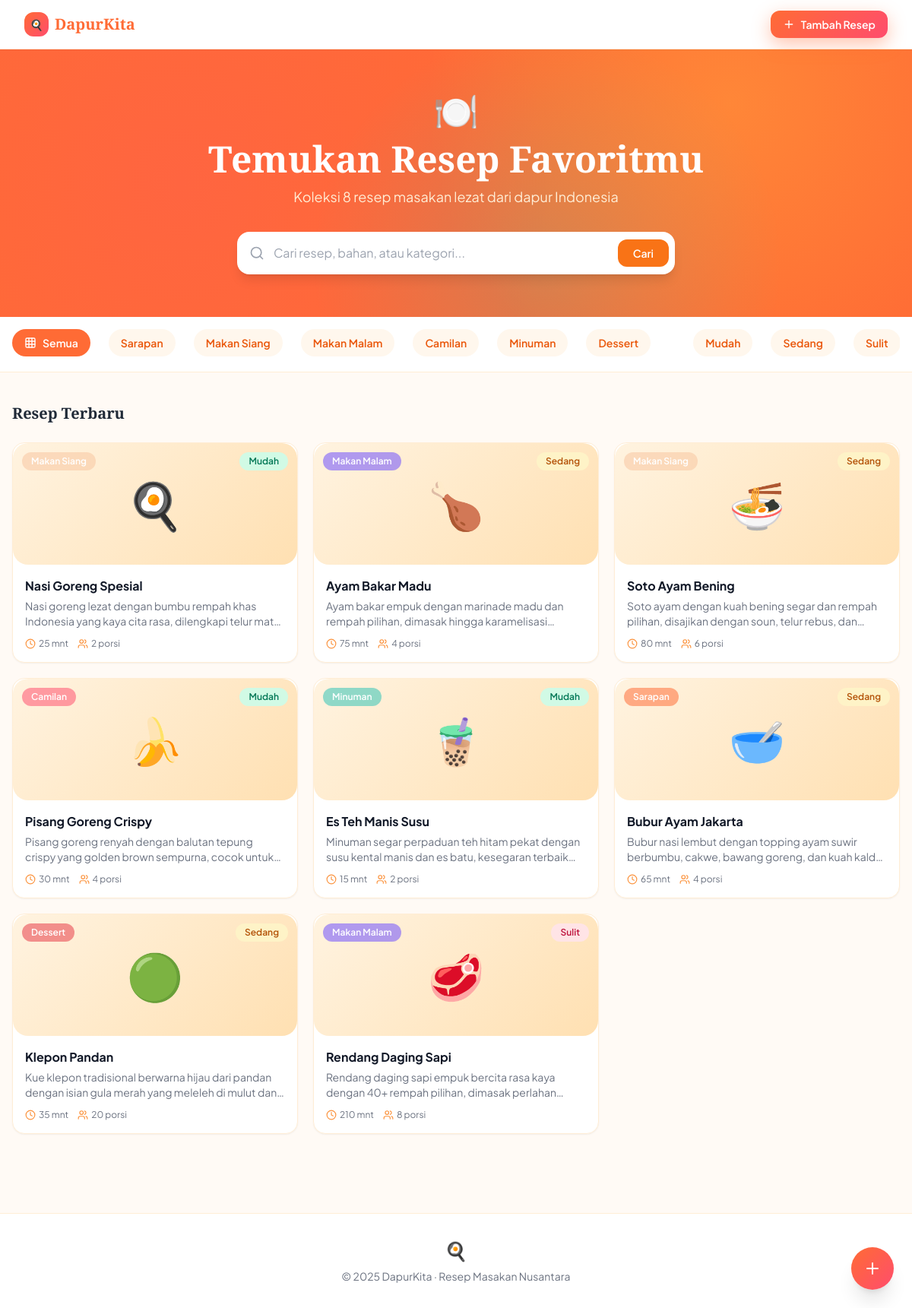
The page / on the database its author committed.
### tables this page shows
CREATE TABLE categories (
        id INTEGER PRIMARY KEY AUTOINCREMENT,
        name TEXT NOT NULL,
        icon TEXT NOT NULL,
        color TEXT NOT NULL
    );

CREATE TABLE recipes (
        id INTEGER PRIMARY KEY AUTOINCREMENT,
        title TEXT NOT NULL,
        description TEXT,
        category_id INTEGER,
        prep_time INTEGER,
        cook_time INTEGER,
        servings INTEGER,
        difficulty TEXT,
        image_emoji TEXT,
        ingredients TEXT,
        steps TEXT,
        tags TEXT,
        created_at DATETIME DEFAULT CURRENT_TIMESTAMP,
        FOREIGN KEY(category_id) REFERENCES categories(id)
    );

### index.php (the view, shortened to what this page needs)
<?php
$db = initDB();
$categories = [];
$catResult = $db->query("SELECT * FROM categories");
while ($row = $catResult->fetch(PDO::FETCH_ASSOC)) {
    $categories[] = $row;
}
$search = isset($_GET['search']) ? trim($_GET['search']) : '';
$catFilter = isset($_GET['category']) ? (int)$_GET['category'] : 0;
$diffFilter = isset($_GET['difficulty']) ? trim($_GET['difficulty']) : '';
$sql = "SELECT r.*, c.name as category_name, c.color as category_color FROM recipes r LEFT JOIN categories c ON r.category_id = c.id WHERE 1=1";
$sql .= " ORDER BY r.created_at DESC";
$stmt = $db->prepare($sql);
$stmt->execute();
$recipes = [];
while ($row = $stmt->fetch(PDO::FETCH_ASSOC)) {
    $recipes[] = $row;
}
$totalRecipes = $db->query("SELECT COUNT(*) FROM recipes")->fetchColumn();
$diffColors = ['Mudah' => 'bg-emerald-100 text-emerald-700', 'Sedang' => 'bg-amber-100 text-amber-700', 'Sulit' => 'bg-rose-100 text-rose-700'];
?>
<!DOCTYPE html>
<html lang="id">
<head>
    <script src="https://cdn.tailwindcss.com"></script>
</head>
<body class="min-h-screen">
    <nav class="bg-white shadow-sm sticky top-0 z-50 border-b border-orange-100">
        <div class="max-w-7xl mx-auto px-4 sm:px-6 lg:px-8">
            <div class="flex items-center justify-between h-16">
                <a href="index.php" class="flex items-center gap-2">
                    <div class="w-8 h-8 rounded-xl flex items-center justify-center text-white text-sm font-bold" style="background: linear-gradient(135deg, #FF6B35, #FF4D6D);">🍳</div>
                    <span class="text-xl font-bold" style="font-family:'Playfair Display',serif; color:#FF6B35;">DapurKita</span>
                </a>
                <div class="flex items-center gap-3">
                    <a href="add.php" class="floating-btn text-white px-4 py-2 rounded-xl text-sm font-semibold flex items-center gap-2">
                        <i data-lucide="plus" class="w-4 h-4"></i>
                        Tambah Resep
                    </a>
                </div>
            </div>
        </div>
    </nav>
    <div class="hero-pattern text-white py-14 px-4">
        <div class="max-w-4xl mx-auto text-center">
            <div class="text-5xl mb-4">🍽️</div>
            <h1 class="text-4xl md:text-5xl font-bold mb-3" style="font-family:'Playfair Display',serif;">
                Temukan Resep Favoritmu
            </h1>
            <p class="text-orange-100 text-lg mb-8">
                Koleksi <?= $totalRecipes ?> resep masakan lezat dari dapur Indonesia
            </p>
            <form method="GET" class="relative max-w-xl mx-auto">
                <div class="relative">
                    <i data-lucide="search" class="absolute left-4 top-1/2 -translate-y-1/2 w-5 h-5 text-gray-400"></i>
                    <input type="text" name="search" value="<?= htmlspecialchars($search) ?>"
                        placeholder="Cari resep, bahan, atau kategori..."
                        class="search-input w-full pl-12 pr-4 py-4 rounded-2xl text-gray-800 text-base bg-white shadow-lg">
                    <button type="submit" class="absolute right-2 top-1/2 -translate-y-1/2 bg-orange-500 text-white px-5 py-2 rounded-xl text-sm font-semibold hover:bg-orange-600 transition">
                        Cari
                    </button>
                </div>
            </form>
        </div>
    </div>
    <div class="bg-white border-b border-orange-100">
        <div class="max-w-7xl mx-auto px-4 py-4">
            <div class="flex items-center gap-6 overflow-x-auto scrollbar-thin pb-1">
                <a href="index.php" class="filter-pill flex items-center gap-2 px-4 py-2 rounded-full text-sm font-semibold whitespace-nowrap transition <?= (!$catFilter && !$diffFilter && !$search) ? 'active' : 'bg-orange-50 text-orange-600 hover:bg-orange-100' ?>">
                    <i data-lucide="grid-3x3" class="w-4 h-4"></i>
                    Semua
                </a>
                <?php foreach ($categories as $cat): ?>
                    <a href="?category=<?= $cat['id'] ?><?= $search ? '&search=' . urlencode($search) : '' ?>"
                        class="filter-pill flex items-center gap-2 px-4 py-2 rounded-full text-sm font-semibold whitespace-nowrap transition <?= $catFilter == $cat['id'] ? 'active' : 'bg-orange-50 text-orange-600 hover:bg-orange-100' ?>">
                        <?= htmlspecialchars($cat['name']) ?>
                    </a>
                <?php endforeach; ?>
                <?php foreach (['Mudah', 'Sedang', 'Sulit'] as $d): ?>
                    <a href="?difficulty=<?= $d ?><?= $catFilter ? '&category=' . $catFilter : '' ?><?= $search ? '&search=' . urlencode($search) : '' ?>"
                        class="filter-pill flex items-center gap-2 px-4 py-2 rounded-full text-sm font-semibold whitespace-nowrap transition <?= $diffFilter == $d ? 'active' : 'bg-orange-50 text-orange-600 hover:bg-orange-100' ?>">
                        <?= $d ?>
                    </a>
                <?php endforeach; ?>
            </div>
        </div>
    </div>
    <div class="max-w-7xl mx-auto px-4 py-10">
        <div class="flex items-center justify-between mb-6">
            <div>
                <h2 class="text-xl font-bold text-gray-800">
                    <?php if ($search || $catFilter || $diffFilter): ?>
                        <?= count($recipes) ?> Resep Ditemukan
                    <?php else: ?>
                        Resep Terbaru
                    <?php endif; ?>
                </h2>
            </div>
        </div>
        <?php if (empty($recipes)): ?>
            <div class="text-center py-20">
                <div class="text-6xl mb-4">🍽️</div>
                <h3 class="text-xl font-bold text-gray-700 mb-2">Resep Tidak Ditemukan</h3>
                <p class="text-gray-500 mb-6">Coba kata kunci lain atau tambahkan resep baru</p>
                <a href="add.php" class="floating-btn text-white px-6 py-3 rounded-xl font-semibold inline-flex items-center gap-2">
                    <i data-lucide="plus" class="w-4 h-4"></i>
                    Tambah Resep Baru
                </a>
            </div>
        <?php else: ?>
            <div class="grid grid-cols-1 sm:grid-cols-2 lg:grid-cols-3 xl:grid-cols-4 gap-5">
                <?php foreach ($recipes as $recipe): ?>
                    <a href="detail.php?id=<?= $recipe['id'] ?>" class="recipe-card card-hover bg-white rounded-2xl overflow-hidden shadow-sm border border-orange-100 block">
                        <div class="emoji-bg h-40 flex items-center justify-center relative">
                            <span class="text-6xl"><?= $recipe['image_emoji'] ?></span>
                            <?php if ($recipe['category_name']): ?>
                                <span class="absolute top-3 left-3 text-xs font-semibold px-3 py-1 rounded-full text-white" style="background-color: <?= $recipe['category_color'] ?>88; backdrop-filter: blur(4px);">
                                    <?= htmlspecialchars($recipe['category_name']) ?>
                                </span>
                            <?php endif; ?>
                            <span class="absolute top-3 right-3 text-xs font-semibold px-3 py-1 rounded-full <?= $diffColors[$recipe['difficulty']] ?? 'bg-gray-100 text-gray-600' ?>">
                                <?= htmlspecialchars($recipe['difficulty']) ?>
                            </span>
                        </div>
                        <div class="p-4">
                            <h3 class="font-bold text-gray-900 text-base mb-1 line-clamp-1"><?= htmlspecialchars($recipe['title']) ?></h3>
                            <p class="text-gray-500 text-sm line-clamp-2 mb-3"><?= htmlspecialchars($recipe['description']) ?></p>
                            <div class="flex items-center gap-3 text-xs text-gray-500">
                                <span class="flex items-center gap-1">
                                    <i data-lucide="clock" class="w-3.5 h-3.5 text-orange-400"></i>
                                    <?= ($recipe['prep_time'] + $recipe['cook_time']) ?> mnt
                                </span>
                                <span class="flex items-center gap-1">
                                    <i data-lucide="users" class="w-3.5 h-3.5 text-orange-400"></i>
                                    <?= $recipe['servings'] ?> porsi
                                </span>
                            </div>
                        </div>
                    </a>
                <?php endforeach; ?>
            </div>
        <?php endif; ?>
    </div>
    <a href="add.php" class="floating-btn fixed bottom-6 right-6 w-14 h-14 rounded-full flex items-center justify-center text-white z-40 shadow-xl">
        <i data-lucide="plus" class="w-6 h-6"></i>
    </a>
    <footer class="bg-white border-t border-orange-100 mt-16 py-8">
        <div class="max-w-7xl mx-auto px-4 text-center">
            <div class="text-2xl mb-2">🍳</div>
            <p class="text-gray-500 text-sm">© 2025 DapurKita · Resep Masakan Nusantara</p>
        </div>
    </footer>
</body>
</html>

### index.php (style rules this page uses)
:root { --primary: #FF6B35; --secondary: #FF4D6D; --accent: #FFD23F; --teal: #2EC4B6; --bg: #FFFAF5; }
body { font-family: 'Plus Jakarta Sans', sans-serif; background-color: var(--bg); }
h1, h2, .font-display { font-family: 'Playfair Display', serif; }
.hero-pattern { background-color: #FF6B35; background-image: radial-gradient(circle at 20% 50%, #FF4D6D33 0%, transparent 50%), radial-gradient(circle at 80% 20%, #FFD23F44 0%, transparent 40%), radial-gradient(circle at 60% 80%, #2EC4B633 0%, transparent 40%); }
.card-hover { transition: all 0.3s cubic-bezier(0.4, 0, 0.2, 1); }
.emoji-bg { background: linear-gradient(135deg, #FFF3E0, #FFE0B2); border-radius: 20px; }
.filter-pill.active { background: var(--primary); color: white; }
.floating-btn { background: linear-gradient(135deg, #FF6B35, #FF4D6D); box-shadow: 0 8px 25px rgba(255, 107, 53, 0.4); transition: all 0.3s; }
.recipe-card { animation: fadeIn 0.4s ease forwards; }
.recipe-card:nth-child(2) { animation-delay: 0.05s; }
.recipe-card:nth-child(3) { animation-delay: 0.1s; }
.recipe-card:nth-child(4) { animation-delay: 0.15s; }
.recipe-card:nth-child(5) { animation-delay: 0.2s; }
.recipe-card:nth-child(6) { animation-delay: 0.25s; }

### rows shown on the page
categories: name "Sarapan"
categories: name "Makan Siang"
categories: name "Makan Malam"
categories: name "Camilan"
categories: name "Minuman"
categories: name "Dessert"
recipes: image_emoji "🍳", category.name "Makan Siang", difficulty "Mudah", title "Nasi Goreng Spesial", description "Nasi goreng lezat dengan bumbu rempah khas Indonesia yang kaya cita rasa, dilengkapi telur…", $recipe['prep_time'] + $recipe['cook_time'] "25", servings "2"
recipes: image_emoji "🍗", category.name "Makan Malam", difficulty "Sedang", title "Ayam Bakar Madu", description "Ayam bakar empuk dengan marinade madu dan rempah pilihan, dimasak hingga…", $recipe['prep_time'] + $recipe['cook_time'] "75", servings "4"
recipes: image_emoji "🍜", category.name "Makan Siang", difficulty "Sedang", title "Soto Ayam Bening", description "Soto ayam dengan kuah bening segar dan rempah pilihan, disajikan dengan soun, telur rebus,…", $recipe['prep_time'] + $recipe['cook_time'] "80", servings "6"
recipes: image_emoji "🍌", category.name "Camilan", difficulty "Mudah", title "Pisang Goreng Crispy", description "Pisang goreng renyah dengan balutan tepung crispy yang golden brown sempurna, cocok…", $recipe['prep_time'] + $recipe['cook_time'] "30", servings "4"
recipes: image_emoji "🧋", category.name "Minuman", difficulty "Mudah", title "Es Teh Manis Susu", description "Minuman segar perpaduan teh hitam pekat dengan susu kental manis dan es batu, kesegaran…", $recipe['prep_time'] + $recipe['cook_time'] "15", servings "2"
recipes: image_emoji "🥣", category.name "Sarapan", difficulty "Sedang", title "Bubur Ayam Jakarta", description "Bubur nasi lembut dengan topping ayam suwir berbumbu, cakwe, bawang goreng, dan kuah…", $recipe['prep_time'] + $recipe['cook_time'] "65", servings "4"
recipes: image_emoji "🟢", category.name "Dessert", difficulty "Sedang", title "Klepon Pandan", description "Kue klepon tradisional berwarna hijau dari pandan dengan isian gula merah yang meleleh di mulut…", $recipe['prep_time'] + $recipe['cook_time'] "35", servings "20"
recipes: image_emoji "🥩", category.name "Makan Malam", difficulty "Sulit", title "Rendang Daging Sapi", description "Rendang daging sapi empuk bercita rasa kaya dengan 40+ rempah pilihan, dimasak…", $recipe['prep_time'] + $recipe['cook_time'] "210", servings "8"

### other values the page prints
$totalRecipes "8"
$d "Mudah"
$d "Sedang"
$d "Sulit"
